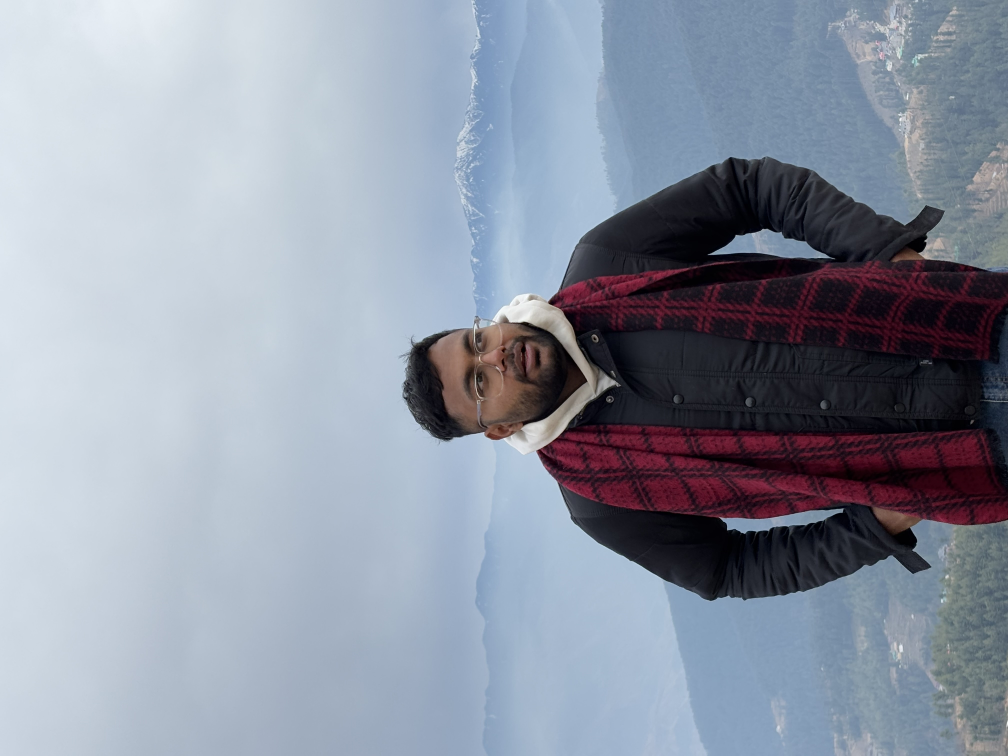
#> input picture assets/photo.jpg, 4032 x 3024 px (shown at 1/4 size)
$ python make_ascii_svg.py ../assets/photo.jpg
#> lines starting #> are read from the running program, lines starting #| are printed output that depends on the picture; after the words box and inside, x2 and y2 are one past the last pixel; in counts of white or black regions, pixels touching at a corner belong together
#!/usr/bin/env python3
"""Turn a prepared grayscale portrait into a monochrome ASCII-art SVG.

The SVG types itself in line by line, terminal style, and holds the final
frame. Every glyph is real text in a <text> element, so it stays crisp at
any zoom and copies out as characters.

    python3 scripts/make_ascii_svg.py assets/portrait.png -o ascii-portrait.svg
"""
from __future__ import annotations

import argparse
from pathlib import Path
from xml.sax.saxutils import escape

import numpy as np
from PIL import Image

# Dense -> sparse. The image is inverted before mapping, so dark pixels of
# the photo land on the dense end of this ramp.
RAMP = "@%#*+=-:. "

BG = "#0d1117"
INK = "#c9d1d9"
DIM = "#6e7681"
ACCENT = "#22d3ee"


def image_to_rows(path: Path, cols: int, aspect: float, gamma: float,
                  floor: float, ceil: float, equalize: bool,
                  bg_cut: float) -> list[str]:
    """Sample the image into a character grid.

    The art is rendered as light glyphs on a dark panel, so glyph density
    reads as brightness: bright pixels get the dense end of the ramp and
    dark pixels fade to spaces. The prepared image has its background
    knocked to black, which therefore renders as empty space.
    """
    im = Image.open(path).convert("L")
    rows = max(1, int(im.height / im.width * cols * aspect))
    im = im.resize((cols, rows), Image.LANCZOS)

    a = np.asarray(im, dtype=np.float32) / 255.0
    subject = a > bg_cut

    if equalize and subject.any():
        # Downsampling to ~90 columns compresses the histogram badly;
        # rank-equalising the subject's own tones is what keeps the whole
        # ramp in play instead of collapsing onto two or three glyphs.
        vals = np.sort(a[subject])
        ranks = np.searchsorted(vals, a[subject], side="left") / max(1, len(vals) - 1)
        a = np.zeros_like(a)
        a[subject] = np.clip(ranks, 0.0, 1.0)
    else:
        a = np.clip((a - floor) / max(1e-6, ceil - floor), 0.0, 1.0)

    a = a ** gamma
    a[~subject] = 0.0
    idx = np.clip(((1.0 - a) * (len(RAMP) - 1)).round().astype(int), 0, len(RAMP) - 1)

    out = ["".join(RAMP[i] for i in row) for row in idx]
    return [r.rstrip() for r in out]


def build_svg(rows: list[str], cols: int, char_w: float, line_h: float,
              pad: int, total: float, hold: float, label: str) -> str:
    n = len(rows)
    width = int(cols * char_w + pad * 2)
    height = int(n * line_h + pad * 2 + line_h * 2.2)

    # Each line wipes in from the left; lines are staggered so the portrait
    # resolves top to bottom like a terminal drawing itself.
    step = total / max(1, n)
    cycle = total + hold

    parts = [
        f'<svg xmlns="http://www.w3.org/2000/svg" width="{width}" height="{height}" '
        f'viewBox="0 0 {width} {height}" role="img" aria-label="{escape(label)}">',
        "<defs>",
        '<style><![CDATA[',
        f'.bg{{fill:{BG}}}',
        f'text{{font-family:"SFMono-Regular",Consolas,"Liberation Mono",Menlo,monospace;'
        f'font-size:{char_w / 0.6:.2f}px;fill:{INK};white-space:pre;'
        f'dominant-baseline:hanging}}',
        f'.cap{{fill:{DIM};font-size:{char_w / 0.6 * 0.95:.2f}px}}',
        f'.cap tspan{{fill:{ACCENT}}}',
        ']]></style>',
        "</defs>",
        f'<rect class="bg" width="{width}" height="{height}" rx="10"/>',
    ]

    for i, row in enumerate(rows):
        if not row:
            continue
        y = pad + i * line_h
        begin = i * step
        # clip rect grows left -> right for this one line
        cid = f"c{i}"
        parts.append(
            f'<clipPath id="{cid}"><rect x="{pad}" y="{y - 2:.1f}" '
            f'height="{line_h + 4:.1f}" width="{cols * char_w:.1f}">'
            f'<animate attributeName="width" values="0;{cols * char_w:.1f};'
            f'{cols * char_w:.1f}" keyTimes="0;{step * 1.6 / cycle:.4f};1" '
            f'begin="{begin:.3f}s" dur="{cycle:.3f}s" repeatCount="indefinite" '
            f'fill="freeze"/></rect></clipPath>'
        )
        # textLength pins the run to an exact width, so the art keeps its
        # proportions no matter which monospace font the viewer resolves.
        parts.append(
            f'<g clip-path="url(#{cid})"><text x="{pad}" y="{y:.1f}" '
            f'textLength="{len(row) * char_w:.1f}" lengthAdjust="spacingAndGlyphs">'
            f'{escape(row)}</text></g>'
        )

    cy = pad + n * line_h + line_h * 0.6
    parts.append(
        f'<text class="cap" x="{pad}" y="{cy:.1f}">'
        f'<tspan>&#9646;</tspan> {escape(label)}</text>'
    )
    parts.append("</svg>")
    return "\n".join(parts)


def main() -> None:
    ap = argparse.ArgumentParser()
    ap.add_argument("src", type=Path)
    ap.add_argument("-o", "--out", type=Path, default=Path("ascii-portrait.svg"))
    ap.add_argument("--cols", type=int, default=86)
    ap.add_argument("--aspect", type=float, default=0.50,
                    help="row height / column width of the glyph cell")
    ap.add_argument("--gamma", type=float, default=1.0)
    ap.add_argument("--floor", type=float, default=0.05)
    ap.add_argument("--ceil", type=float, default=0.95)
    ap.add_argument("--char-w", type=float, default=4.3)
    ap.add_argument("--line-h", type=float, default=7.4)
    ap.add_argument("--pad", type=int, default=16)
    ap.add_argument("--dur", type=float, default=3.2)
    ap.add_argument("--hold", type=float, default=11.0)
    ap.add_argument("--label", default="")
    ap.add_argument("--txt", type=Path, help="also dump the raw ASCII here")
    ap.add_argument("--equalize", action="store_true",
                    help="rank-equalise subject tones across the ramp")
    ap.add_argument("--bg-cut", type=float, default=0.02,
                    help="cells at or below this brightness count as background")
    args = ap.parse_args()

    rows = image_to_rows(args.src, args.cols, args.aspect, args.gamma,
                         args.floor, args.ceil, args.equalize, args.bg_cut)
#> in image_to_rows, `im = Image.open(path).convert("L")`:
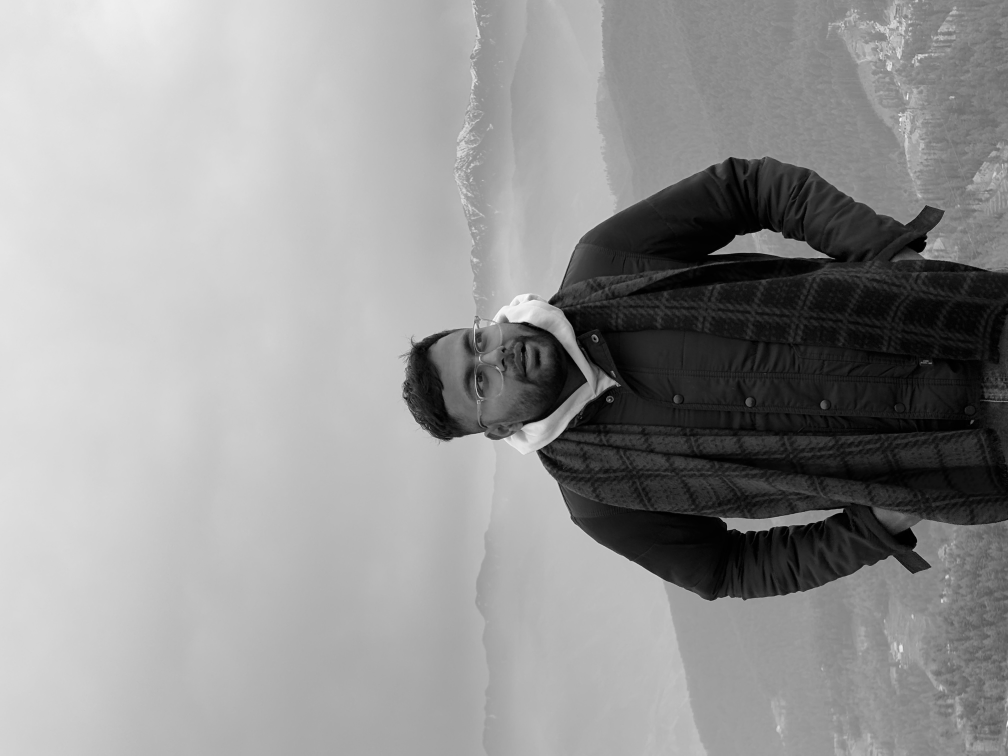
#> im: PIL image 4032x3024 L (shown at 1/4 size); min 0, max 255, mean 148.9
#> in image_to_rows, `im = im.resize((cols, rows), Image.LANCZOS)`:
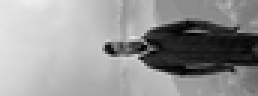
#> im: PIL image 86x32 L (shown 3 times larger); min 0, max 238, mean 148.9
#> in image_to_rows, `subject = a > bg_cut`:
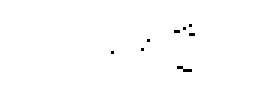
#> subject: shape (32, 86) bool (shown 3 times larger); 99.5% white; black in thin lines or dots, all inside (x1, y1, x2, y2) = (37, 8, 65, 24)
#> in image_to_rows, `idx = np.clip(((1.0 - a) * (len(RAMP) - 1)).round().astype(int), 0, le..`:
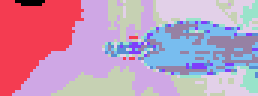
#> idx: shape (32, 86) int64 (shown 3 times larger); 10 distinct labels, from 0 to 9; one colour per label, 0 black
#> rows = 32 items
    if args.txt:
        args.txt.write_text("\n".join(rows) + "\n")

    svg = build_svg(rows, args.cols, args.char_w, args.line_h, args.pad,
                    args.dur, args.hold, args.label)
#> in build_svg, `n = len(rows)`: n = 32
#> in build_svg, `height = int(n * line_h + pad * 2 + line_h * 2.2)`: height = 285
#> in build_svg, `step = total / max(1, n)`: step = 0.1
#> the loop in build_svg, `for i, row in enumerate(rows):` made 32 passes
#> (y, begin, cid) on passes 1 to 12: (16, 0, 'c0'), (23.4, 0.1, 'c1'), (30.8, 0.2, 'c2'), (38.2, 0.3, 'c3'), (45.6, 0.4, 'c4'), (53, 0.5, 'c5'), (60.4, 0.6, 'c6'), (67.8, 0.7, 'c7'), (75.2, 0.8, 'c8'), (82.6, 0.9, 'c9'), (90, 1, 'c10'), (97.4, 1.1, 'c11')
#> after the loop in build_svg, `for i, row in enumerate(rows):`: parts = 74 items
#> in build_svg, `cy = pad + n * line_h + line_h * 0.6`: cy = 257.2
    args.out.parent.mkdir(parents=True, exist_ok=True)
    args.out.write_text(svg)
    print(f"wrote {args.out} ({len(rows)} rows x {args.cols} cols)")
#| wrote ascii-portrait.svg (32 rows x 86 cols)


if __name__ == "__main__":
    main()
